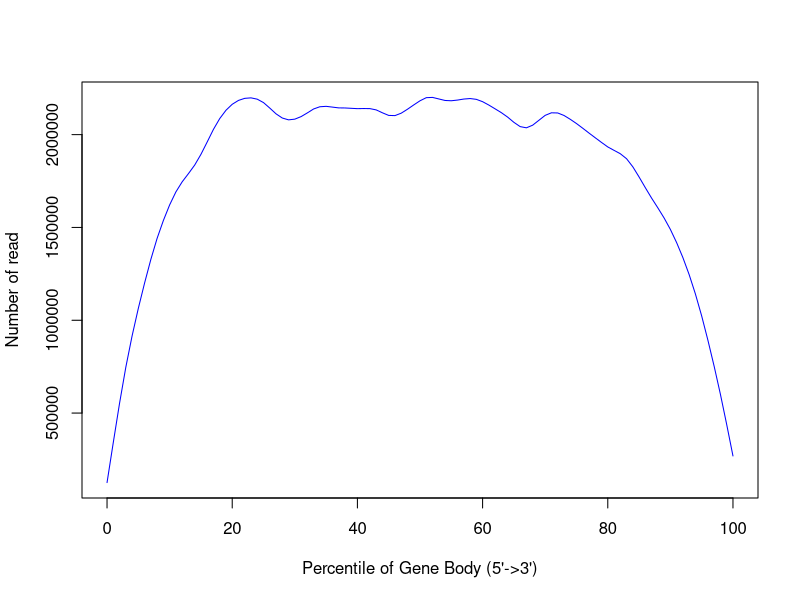

R code for this plot:
png('/rds/user/is460/hpc-work/muscle-rnaseq/ezbamqc/output/figs/srpk3_hom_ttnb_het_7.geneBodyCoverage.png',width=500,height=500,units='px')
x=c(0,1,2,3,4,5,6,7,8,9,10,11,12,13,14,15,16,17,18,19,20,21,22,23,24,25,26,27,28,29,30,31,32,33,34,35,36,37,38,39,40,41,42,43,44,45,46,47,48,49,50,51,52,53,54,55,56,57,58,59,60,61,62,63,64,65,66,67,68,69,70,71,72,73,74,75,76,77,78,79,80,81,82,83,84,85,86,87,88,89,90,91,92,93,94,95,96,97,98,99,100)
y=c(120142,326557,555818,777966,918630,1050565,1183674,1341806,1449134,1531766,1607314,1711023,1769509,1766926,1817588,1899697,1940745,2043834,2102152,2120704,2170586,2183334,2183713,2209437,2184806,2187498,2151590,2099912,2077573,2078098,2083017,2097233,2103218,2152299,2163510,2160646,2131657,2133152,2159912,2140935,2130040,2134684,2146403,2155953,2121090,2084041,2085049,2123854,2143264,2152293,2173515,2219607,2223431,2173618,2171634,2184098,2180071,2195959,2196416,2197590,2179947,2155022,2131248,2120988,2104275,2088451,2017934,2014813,2051931,2073586,2114441,2138230,2115176,2098426,2077175,2064418,2033552,2002320,1988324,1961855,1930092,1885473,1913517,1892795,1829161,1763269,1713885,1642785,1603867,1562271,1489534,1416083,1336978,1244674,1147497,1029596,880629,751673,608182,445429,256485)
smoothsp = smooth.spline(x,y,spar=0.35)
plot(smoothsp,type="l",col="blue",xlab="Percentile of Gene Body (5'->3')",ylab="Number of read",xlim=c(0,100))
dev.state = dev.off()
